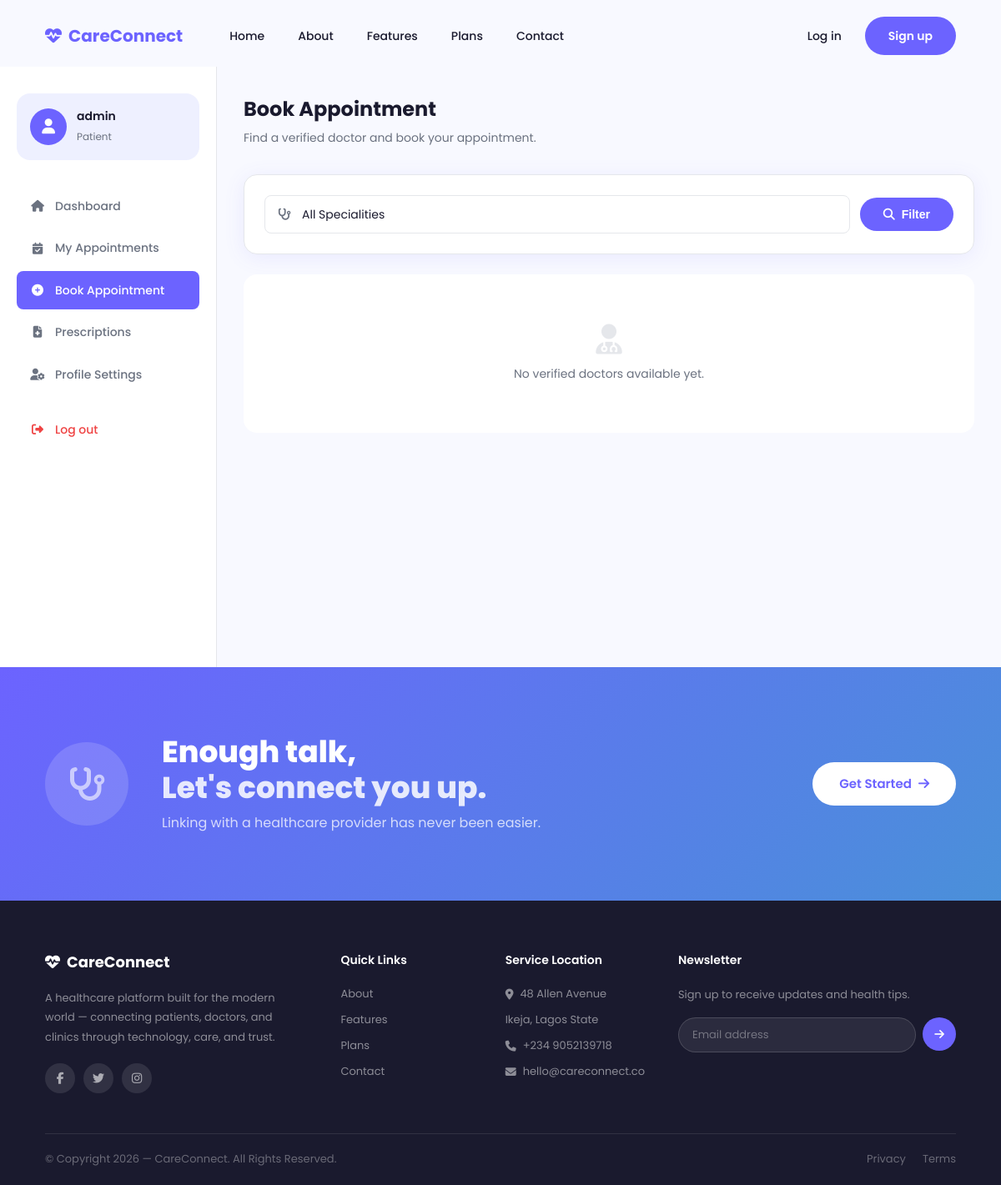
The app's page /patient/book/ (signed in), older data.
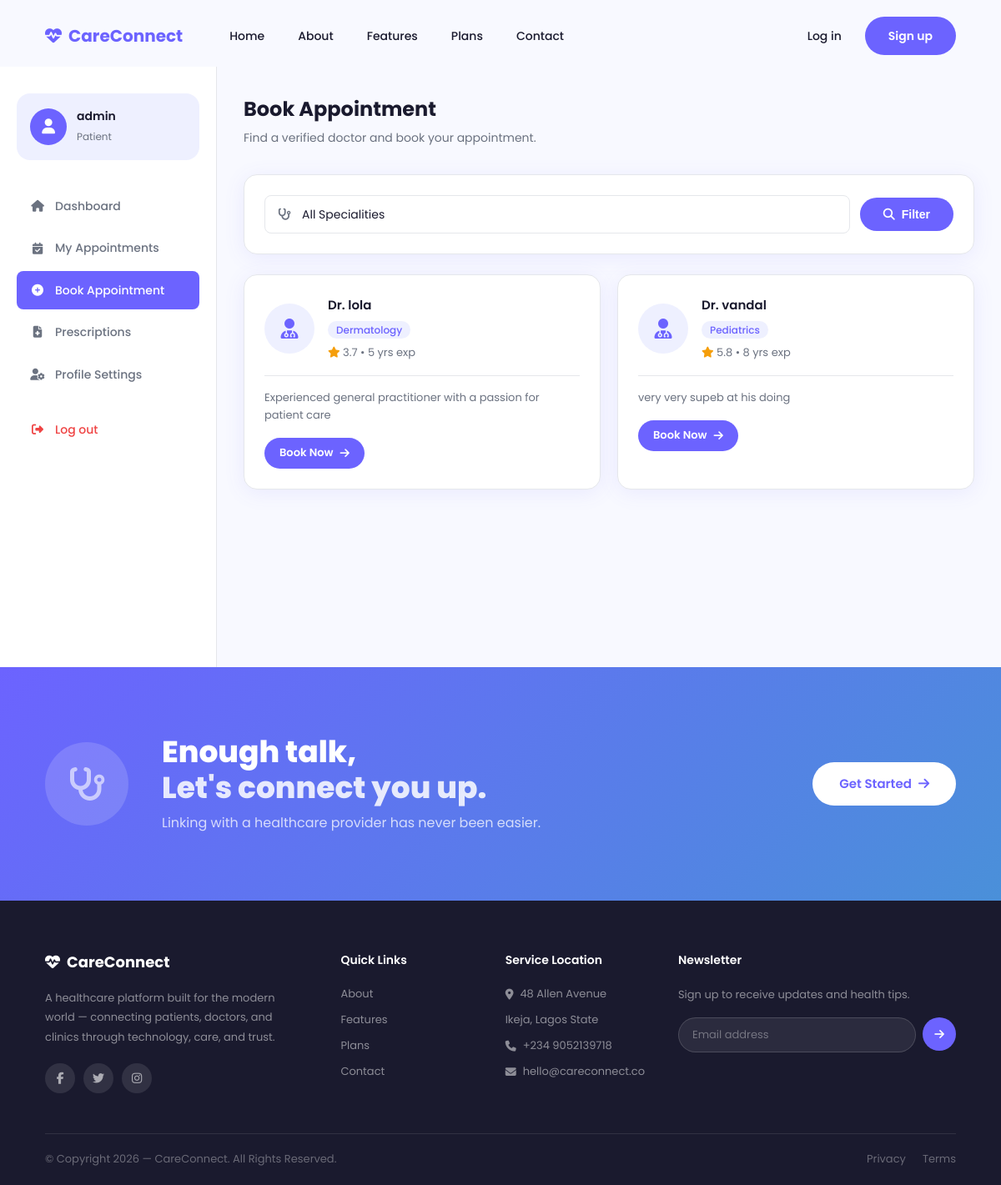
The same page, newer data.
### accounts/models.py (models this page shows, shortened)
class User(AbstractUser):
    PATIENT = 'patient'
    DOCTOR  = 'doctor'
    ADMIN   = 'admin'
    ROLE_CHOICES = [
        (PATIENT, 'Patient'),
        (DOCTOR,  'Doctor'),
        (ADMIN,   'Admin'),
    ]
    role  = models.CharField(max_length=10, choices=ROLE_CHOICES, default=PATIENT)
    phone = models.CharField(max_length=20, blank=True)

### doctors/models.py (models this page shows, shortened)
class DoctorProfile(models.Model):
    SPECIALITIES = [
        ('general', 'General Practice'),
        ('cardiology', 'Cardiology'),
        ('dermatology', 'Dermatology'),
        ('pediatrics', 'Pediatrics'),
        ('gynecology', 'Gynecology'),
        ('neurology', 'Neurology'),
        ('orthopedics', 'Orthopedics'),
        ('psychiatry', 'Psychiatry'),
    ]
    user        = models.OneToOneField(User, on_delete=models.CASCADE, related_name='doctor_profile')
    speciality  = models.CharField(max_length=50, choices=SPECIALITIES, default='general')
    bio         = models.TextField(blank=True)
    experience  = models.IntegerField(default=0)
    rating      = models.DecimalField(max_digits=3, decimal_places=1, default=0.0)
    is_verified = models.BooleanField(default=False)
    photo       = models.ImageField(upload_to='doctors/', blank=True, null=True)

### appointments/views.py (the view)
# urls.py: path('book/', views.book_appointment, name='book_appointment'),
@login_required
def book_appointment(request):
    doctors = DoctorProfile.objects.filter(is_verified=True)
    speciality = request.GET.get('speciality', '')
    if speciality:
        doctors = doctors.filter(speciality=speciality)
    context = {
        'doctors': doctors,
        'speciality': speciality,
        'specialities': DoctorProfile.SPECIALITIES,
    }
    return render(request, 'appointments/book_appointment.html', context)

### appointments/templates/appointments/book_appointment.html (shortened to what this page needs)
{% extends 'base.html' %}
{% block content %}
<div class="dashboard-layout">
  <aside class="sidebar">
    <div class="sidebar-user">
      <div class="sidebar-avatar"><i class="fas fa-user"></i></div>
      <div>
        <h4>{{ user.get_full_name|default:user.username }}</h4>
        <span>Patient</span>
      </div>
    </div>
    <nav class="sidebar-nav">
      <a href="/patient/dashboard/"><i class="fas fa-home"></i> Dashboard</a>
      <a href="/patient/appointments/"
        ><i class="fas fa-calendar-check"></i> My Appointments</a
      >
      <a href="/patient/book/" class="active"
        ><i class="fas fa-plus-circle"></i> Book Appointment</a
      >
      <a href="/patient/prescriptions/"
        ><i class="fas fa-file-medical"></i> Prescriptions</a
      >
      <a href="/patient/profile/"
        ><i class="fas fa-user-cog"></i> Profile Settings</a
      >
      <a href="/accounts/logout/" class="logout"
        ><i class="fas fa-sign-out-alt"></i> Log out</a
      >
    </nav>
  </aside>
  <main class="dashboard-main">
    <div class="dashboard-topbar">
      <div>
        <h1>Book Appointment</h1>
        <p>Find a verified doctor and book your appointment.</p>
      </div>
    </div>
    <div class="dashboard-card" style="margin-bottom: 24px">
      <form method="GET" class="filter-form">
        <div class="filter-row">
          <div class="input-wrap" style="flex: 1">
            <i class="fas fa-stethoscope"></i>
            <select name="speciality">
              <option value="">All Specialities</option>
            </select>
          </div>
          <button type="submit" class="btn-primary">
            <i class="fas fa-search"></i> Filter
          </button>
        </div>
      </form>
    </div>
    {% if doctors %}
    <div class="doctors-grid">
      {% for doctor in doctors %}
      <div class="doctor-card">
        <div class="doctor-card-top">
          <div class="doctor-avatar">
            {% if doctor.photo %}
            <img
              src="{{ doctor.photo.url }}"
              alt="Dr. {{ doctor.user.get_full_name }}"
            />
            {% else %}
            <i class="fas fa-user-md"></i>
            {% endif %}
          </div>
          <div class="doctor-info">
            <h4>
              Dr. {{ doctor.user.get_full_name|default:doctor.user.username }}
            </h4>
            <span class="doctor-speciality"
              >{{ doctor.get_speciality_display }}</span
            >
            <div class="doctor-rating">
              <i class="fas fa-star"></i> {{ doctor.rating }}
              <span>• {{ doctor.experience }} yrs exp</span>
            </div>
          </div>
        </div>
        <div class="doctor-card-bottom">
          <p class="doctor-bio">{{ doctor.bio|truncatechars:80 }}</p>
          <a href="/patient/book/{{ doctor.id }}/" class="btn-primary btn-sm">
            Book Now <i class="fas fa-arrow-right"></i>
          </a>
        </div>
      </div>
      {% endfor %}
    </div>
    {% else %}
    <div
      class="empty-state"
      style="background: white; border-radius: 16px; padding: 60px"
    >
      <i class="fas fa-user-md"></i>
      <p>No verified doctors available yet.</p>
    </div>
    {% endif %}
  </main>
</div>
{% endblock %}

### templates/base.html (shortened to what this page needs)
<!DOCTYPE html>
{% load static %}
<html lang="en">
<head>
  <link rel="stylesheet" href="https://cdnjs.cloudflare.com/ajax/libs/font-awesome/6.5.0/css/all.min.css"/>
  {% load static %}
  <link rel="stylesheet" href="{% static 'css/main.css' %}"/>
</head>
<body>
  {% block navbar %}
  <nav class="navbar" id="navbar">
    <div class="nav-container">
      <a href="/" class="nav-logo">
        <i class="fas fa-heart-pulse"></i>
        CareConnect
      </a>
      <ul class="nav-links">
        <li><a href="/">Home</a></li>
        <li><a href="/about/">About</a></li>
        <li><a href="/#features">Features</a></li>
        <li><a href="/#pricing">Plans</a></li>
        <li><a href="/contact/">Contact</a></li>
      </ul>
      <div class="nav-actions">
        <a href="/accounts/login/" class="btn-ghost">Log in</a>
        <a href="/accounts/register/" class="btn-primary">Sign up</a>
      </div>
    </div>
  </nav>
  {% endblock %}
  <main>
    {% block content %}{% endblock %}
  </main>
  {% block footer %}
  <footer class="footer">
    <div class="footer-cta">
      <div class="container">
        <div class="footer-cta-inner">
          <div class="footer-cta-icon">
            <i class="fas fa-stethoscope"></i>
          </div>
          <div class="footer-cta-text">
            <h2>Enough talk,<br/><span>Let's connect you up.</span></h2>
            <p>Linking with a healthcare provider has never been easier.</p>
          </div>
          <a href="/accounts/register/" class="btn-white">Get Started <i class="fas fa-arrow-right"></i></a>
        </div>
      </div>
    </div>
    <div class="footer-main">
      <div class="container">
        <div class="footer-grid">
          <div class="footer-brand">
            <a href="/" class="nav-logo">
              <i class="fas fa-heart-pulse"></i> CareConnect
            </a>
            <p>A healthcare platform built for the modern world — connecting patients, doctors, and clinics through technology, care, and trust.</p>
            <div class="footer-social">
              <a href="#"><i class="fab fa-facebook-f"></i></a>
              <a href="#"><i class="fab fa-twitter"></i></a>
              <a href="#"><i class="fab fa-instagram"></i></a>
            </div>
          </div>
          <div class="footer-col">
            <h4>Quick Links</h4>
            <ul>
              <li><a href="/about/">About</a></li>
              <li><a href="/#features">Features</a></li>
              <li><a href="/#pricing">Plans</a></li>
              <li><a href="/contact/">Contact</a></li>
            </ul>
          </div>
          <div class="footer-col">
            <h4>Service Location</h4>
            <ul>
              <li><i class="fas fa-map-marker-alt"></i> 48 Allen Avenue</li>
              <li>Ikeja, Lagos State</li>
              <li><i class="fas fa-phone"></i> +234 9052139718</li>
              <li><i class="fas fa-envelope"></i> hello@careconnect.co</li>
            </ul>
          </div>
          <div class="footer-col">
            <h4>Newsletter</h4>
            <p>Sign up to receive updates and health tips.</p>
            <div class="newsletter-form">
              <input type="email" placeholder="Email address"/>
              <button><i class="fas fa-arrow-right"></i></button>
            </div>
          </div>
        </div>
        <div class="footer-bottom">
          <p>&copy; Copyright 2026 — CareConnect. All Rights Reserved.</p>
          <div>
            <a href="#">Privacy</a>
            <a href="#">Terms</a>
          </div>
        </div>
      </div>
    </div>
  </footer>
  {% endblock %}
</body>
</html>

Row changes from the older to the newer data that the page shows:
added DoctorProfile: user.get_full_name "lola", speciality "Dermatology", rating "3.7", experience "5", bio "Experienced general practitioner with a passion for patient care"
added DoctorProfile: user.get_full_name "vandal", speciality "Pediatrics", rating "5.8", experience "8", bio "very very supeb at his doing"
Text that changed along with them:
text no longer shown: "No verified doctors available yet."
